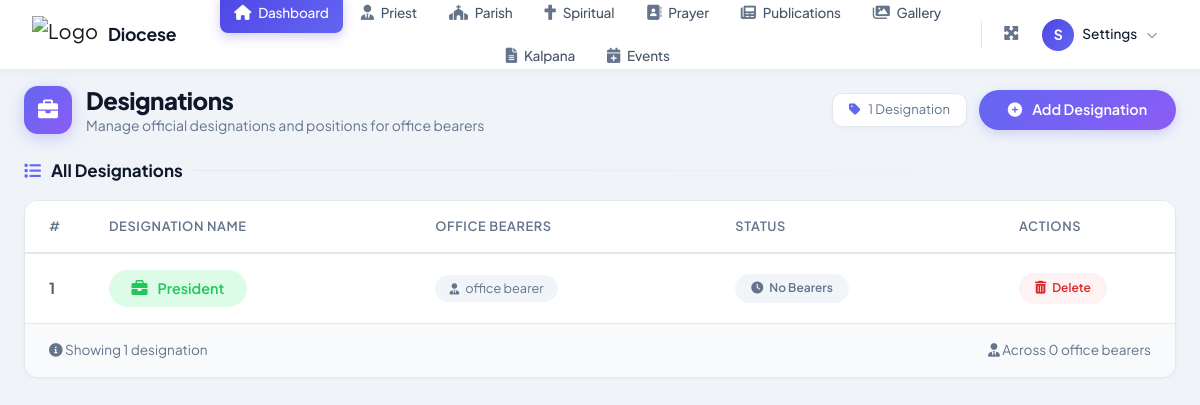
Before: /designation/ with the older database file.
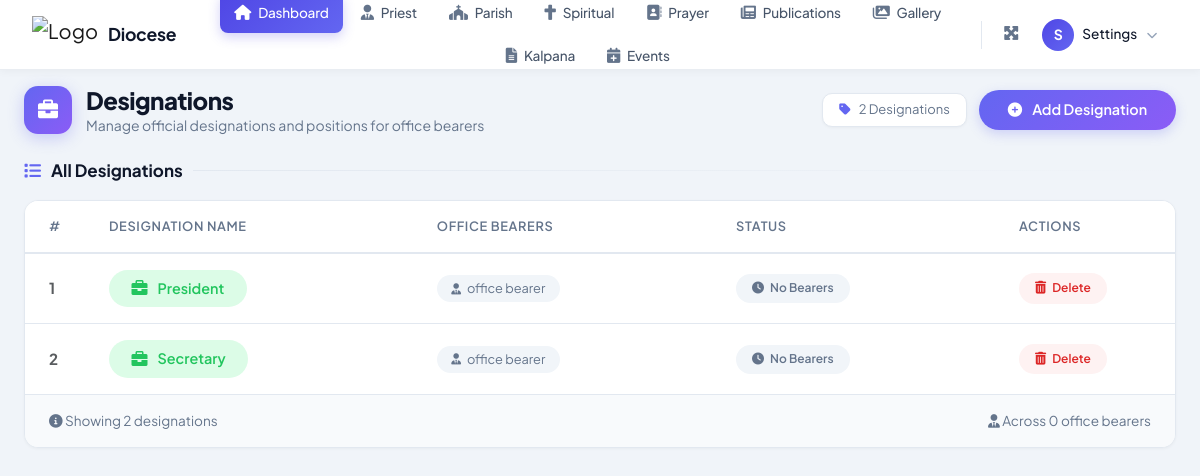
After: the same page with the newer database file.
### dioceseapp/models.py (models this page shows)
class Designation(models.Model):
    name = models.CharField(
        max_length=150,
        unique=True,
        help_text="Designation name"
    )

### dioceseapp/views.py (the view)
# urls.py: path('designation/',views.designation_list,name='designation'),
def designation_list(request):
    designations = Designation.objects.all().order_by('name')
    return render(
        request,
        'admin/spiritual/designation/designation.html',
        {
            'designations': designations
        }
    )

### dioceseapp/context_processors.py (called while the page is built)
def spiritual_categories(request):
    return {
        'spirituals': Spiritual.objects.all().order_by('category_title')
    }

def downloads(request):
    return {
        'church_account_manual': Download.objects.filter(
            document_type='church_account_manual'
        ).first(),
        'guidelines': Download.objects.filter(
            document_type='guidelines'
        ).first(),
        'constitution_1934': Download.objects.filter(
            document_type='constitution_1934'
        ).first(),
    }

### template/admin/spiritual/designation/designation.html (shortened to what the changed rows need)
{% load static %}
{% include 'admin/adminheader.html' %}
<!DOCTYPE html>
<html lang="en">
<head>
    <link rel="stylesheet" href="https://cdnjs.cloudflare.com/ajax/libs/font-awesome/6.0.0-beta3/css/all.min.css" />
    <link href="https://cdn.jsdelivr.net/npm/bootstrap@5.3.2/dist/css/bootstrap.min.css" rel="stylesheet" />
</head>
<body>
<div class="content-wrapper">
    <div class="page-header">
        <div class="header-left">
            <div>
                <h1>
                    Designations
                    <small>Manage official designations and positions for office bearers</small>
                </h1>
            </div>
        </div>
        <div class="header-right">
            <span class="stat-badge">
                <i class="fas fa-tag"></i>
                {{ designations|length }} Designation{{ designations|length|pluralize }}
            </span>
            <a href="{% url 'add_designation' %}" class="btn-primary-custom">
                <i class="fas fa-plus-circle"></i>
                Add Designation
            </a>
        </div>
    </div>
    <div class="dashboard-card">
        <div class="card-body">
            {% if designations %}
            <table class="table table-hover">
                <thead>
                    <tr>
                        <th style="width: 60px;">#</th>
                        <th>Designation Name</th>
                        <th>Office Bearers</th>
                        <th>Status</th>
                        <th style="width: 180px;">Actions</th>
                    </tr>
                </thead>
                <tbody>
                    {% for designation in designations %}
                    <tr>
                        <td>
                            <span class="fw-bold text-muted" style="font-size: 0.95rem;">{{ forloop.counter }}</span>
                        </td>
                        <td>
                            <span class="designation-badge">
                                <i class="fas fa-briefcase"></i>
                                {{ designation.name }}
                            </span>
                        </td>
                        <td>
                            <span class="bearer-count">
                                <i class="fas fa-user-tie"></i>
                                {{ designation.officebearer_set.count }} office bearer{{ designation.officebearer_set.count|pluralize }}
                            </span>
                        </td>
                        <td>
                            {% if designation.officebearer_set.count > 0 %}
                                <span class="status-badge active">
                                    <i class="fas fa-check-circle"></i> Active
                                </span>
                            {% else %}
                                <span class="status-badge inactive">
                                    <i class="fas fa-clock"></i> No Bearers
                                </span>
                            {% endif %}
                        </td>
                        <td>
                            <div class="action-buttons">
                                <a href="#" class="action-btn delete"
                                   data-bs-toggle="modal"
                                   data-bs-target="#deleteModal"
                                   data-designation-id="{{ designation.id }}"
                                   data-designation-name="{{ designation.name }}"
                                   data-bearer-count="{{ designation.officebearer_set.count }}">
                                    <i class="fas fa-trash-alt"></i> Delete
                                </a>
                            </div>
                        </td>
                    </tr>
                    {% endfor %}
                </tbody>
            </table>
            <div class="table-footer">
                <span class="info-text">
                    <i class="fas fa-info-circle"></i>
                    Showing {{ designations|length }} designation{{ designations|length|pluralize }}
                </span>
                <span class="info-text">
                    <i class="fas fa-user-tie"></i>
                    Across {{ total_bearers|default:0 }} office bearer{{ total_bearers|default:0|pluralize }}
                </span>
            </div>
            {% endif %}
        </div>
    </div>
</div>
</body>
</html>

Changed rows visible on the page:
added Designation: name "Secretary"
Other visible differences:
{{ designations|length }}: "1" → "2"
